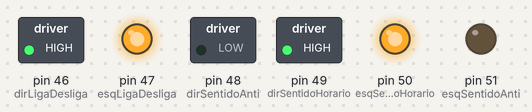
Bench run of a sketch on a simulated Arduino Mega 2560, built with avr-gcc and run on an emulated ATmega2560. On the bench: switched loads named in the sketch (green lamp = pin HIGH), output pins drawn as LEDs (lit = HIGH).

Above: at 0.1 s.
Timing chart, 0 to 1.6 s (numbered marks = the images above):
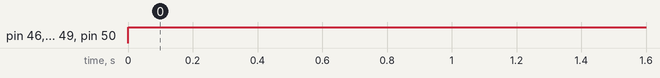

The sketch:

2-doisMotoresComPonteH.ino
```cpp
int dirLigaDesliga = 46;
int dirSentidoHorario = 49;
int dirSentidoAnti = 48;

int esqLigaDesliga = 47;
int esqSentidoHorario = 50;
int esqSentidoAnti = 51;

int velocidade = 255;

void setup(){
  pinMode(dirLigaDesliga, OUTPUT);
  pinMode(dirSentidoHorario, OUTPUT);
  pinMode(dirSentidoAnti, OUTPUT);
  pinMode(esqLigaDesliga, OUTPUT);
  pinMode(esqSentidoHorario, OUTPUT);
  pinMode(esqSentidoAnti, OUTPUT);

  analogWrite(dirLigaDesliga,0);
  digitalWrite(dirSentidoHorario,LOW);
  digitalWrite(dirSentidoAnti,LOW);

  analogWrite(esqLigaDesliga,0);
  digitalWrite(esqSentidoHorario,LOW);
  digitalWrite(esqSentidoAnti,LOW);
}

void loop(){
  // Liga os dois sentido horario
  analogWrite(dirLigaDesliga,velocidade);
  digitalWrite(dirSentidoHorario,HIGH);

  analogWrite(esqLigaDesliga,velocidade);
  digitalWrite(esqSentidoHorario,HIGH);

  delay(2000);

/*
  // Desliga os dois
  analogWrite(dirLigaDesliga,0);
  digitalWrite(dirSentidoHorario,LOW);
  analogWrite(esqLigaDesliga,0);
  digitalWrite(esqSentidoHorario,LOW);

  delay(2000);

  // Liga o da direita no sentido horario
  analogWrite(dirLigaDesliga,velocidade);
  digitalWrite(dirSentidoHorario,HIGH);

  delay(2000);

  // Desliga o da direita
  analogWrite(dirLigaDesliga,0);
  digitalWrite(dirSentidoHorario,LOW);

  delay(2000);

  // Liga o da esquerda no sentido horario
  analogWrite(esqLigaDesliga,velocidade);
  digitalWrite(esqSentidoHorario,HIGH);

  delay(2000);

  // Desliga o da esquerda
  analogWrite(esqLigaDesliga,0);
  digitalWrite(esqSentidoHorario,LOW);

  delay(2000);*/
}
```

Measured:
- by itself, pin 46 (dirLigaDesliga), pin 47 (esqLigaDesliga), pin 49 (dirSentidoHorario), pin 50 (esqSentidoHorario): LOW → HIGH at 0.00 s
